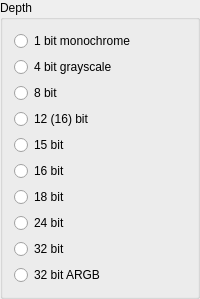
      <widget class="QGroupBox" name="ButtonGroup2">
       <property name="title">
        <string>Depth</string>
       </property>
       <layout class="QVBoxLayout">
        <property name="spacing">
         <number>6</number>
        </property>
        <property name="leftMargin">
         <number>11</number>
        </property>
        <property name="topMargin">
         <number>11</number>
        </property>
        <property name="rightMargin">
         <number>11</number>
        </property>
        <property name="bottomMargin">
         <number>11</number>
        </property>
        <item>
         <widget class="QRadioButton" name="depth_1">
          <property name="text">
           <string>1 bit monochrome</string>
          </property>
         </widget>
        </item>
        <item>
         <widget class="QRadioButton" name="depth_4gray">
          <property name="text">
           <string>4 bit grayscale</string>
          </property>
         </widget>
        </item>
        <item>
         <widget class="QRadioButton" name="depth_8">
          <property name="text">
           <string>8 bit</string>
          </property>
         </widget>
        </item>
        <item>
         <widget class="QRadioButton" name="depth_12">
          <property name="text">
           <string>12 (16) bit</string>
          </property>
         </widget>
        </item>
        <item>
         <widget class="QRadioButton" name="depth_15">
          <property name="text">
           <string>15 bit</string>
          </property>
         </widget>
        </item>
        <item>
         <widget class="QRadioButton" name="depth_16">
          <property name="text">
           <string>16 bit</string>
          </property>
         </widget>
        </item>
        <item>
         <widget class="QRadioButton" name="depth_18">
          <property name="text">
           <string>18 bit</string>
          </property>
         </widget>
        </item>
        <item>
         <widget class="QRadioButton" name="depth_24">
          <property name="text">
           <string>24 bit</string>
          </property>
         </widget>
        </item>
        <item>
         <widget class="QRadioButton" name="depth_32">
          <property name="text">
           <string>32 bit</string>
          </property>
         </widget>
        </item>
        <item>
         <widget class="QRadioButton" name="depth_32_argb">
          <property name="text">
           <string>32 bit ARGB</string>
          </property>
         </widget>
        </item>
       </layout>
      </widget>
